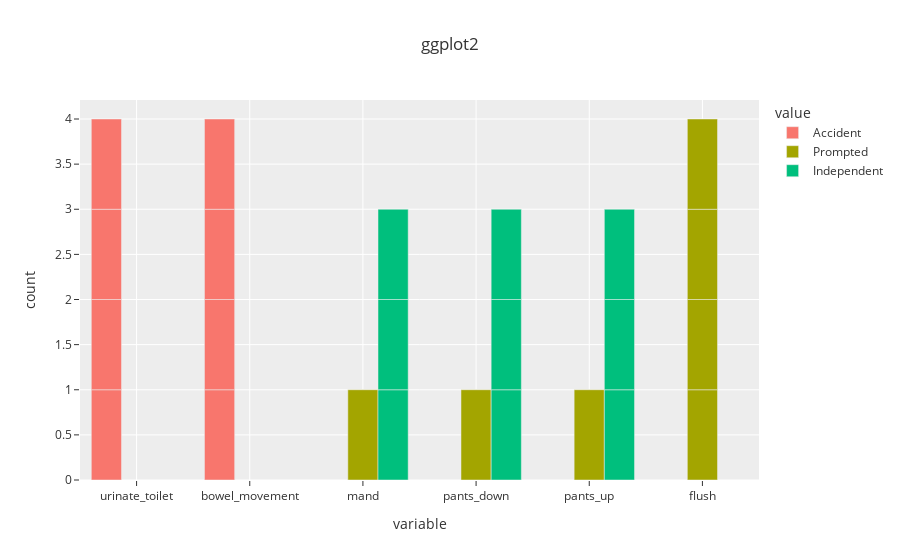
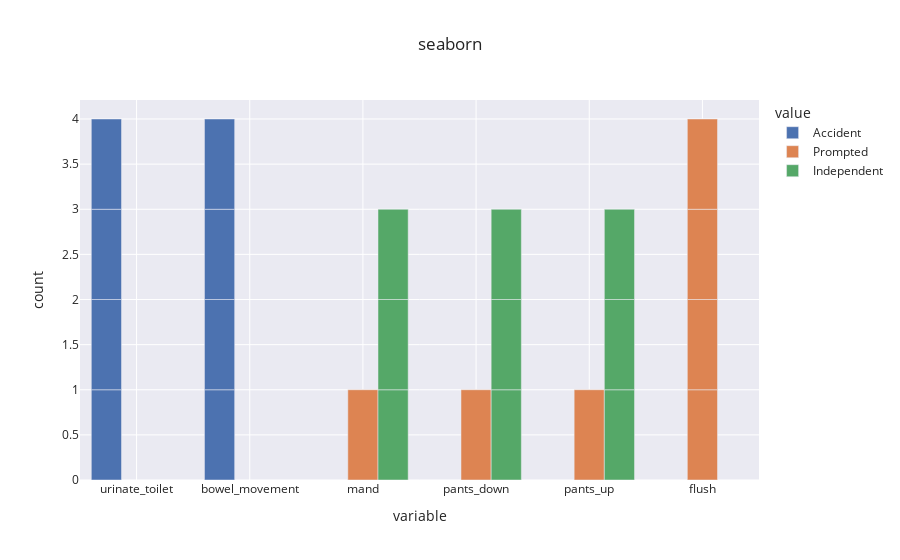
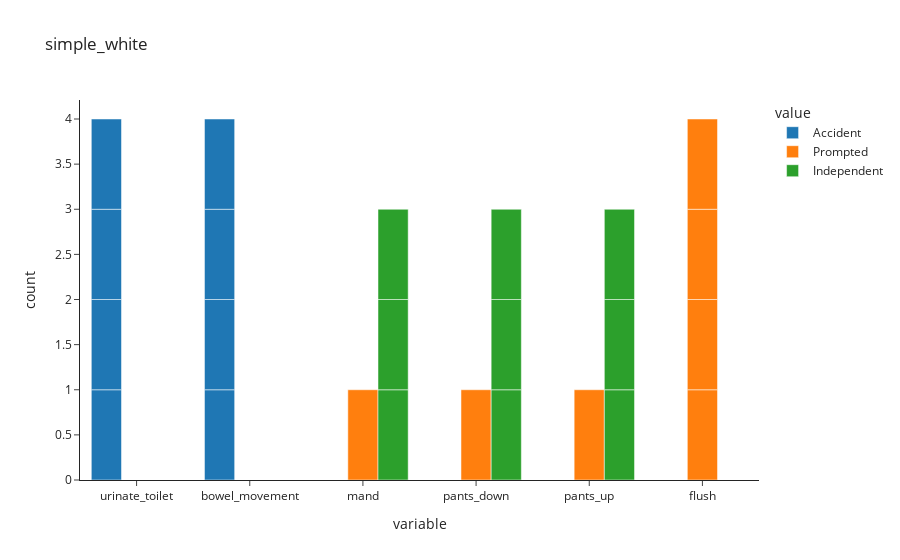
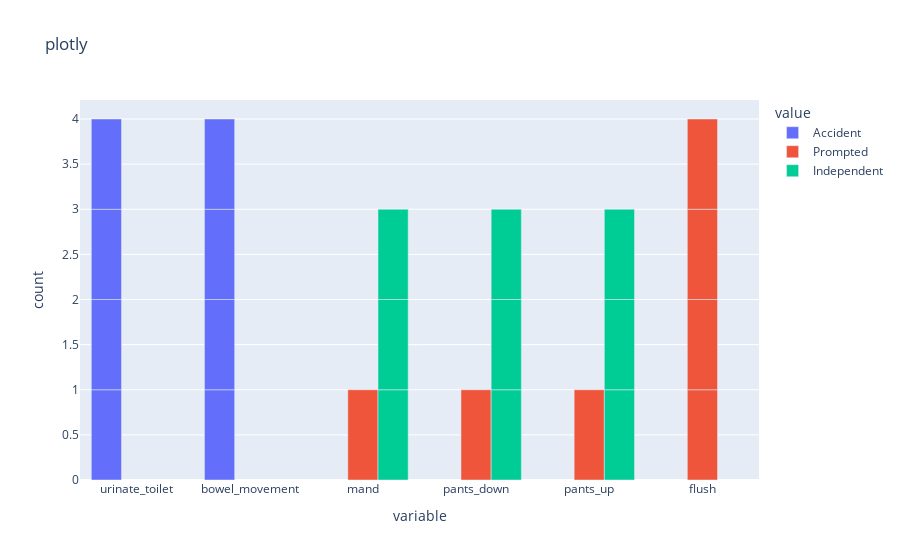

The cell these charts' notebook holds for them, in order:
### Code cell
for template in ['ggplot2', 'seaborn', 'simple_white', 'plotly',
                 'plotly_white', 'plotly_dark', 'presentation', 'xgridoff',
                 'ygridoff', 'gridon', 'none']:
    fig = px.bar(df1[['urinate_toilet', 'bowel_movement', 'mand', 'pants_down', 'pants_up', 'flush']].melt(), x='variable', color='value', barmode='group', template=template, title=template)
    fig.show()

### Figure 1 — Plotly figure (JSON) as saved in the notebook; plotly's stock layout.template omitted (floating-point values rounded to 4 significant figures)
{"data": [{"alignmentgroup": "True", "hovertemplate": "value=Accident<br>variable=%{x}<br>count=%{y}<extra></extra>", "legendgroup": "Accident", "marker": {"color": "#F8766D", "pattern": {"shape": ""}}, "name": "Accident", "offsetgroup": "Accident", "orientation": "v", "showlegend": true, "textposition": "auto", "type": "bar", "x": ["urinate_toilet", "urinate_toilet", "urinate_toilet", "urinate_toilet", "bowel_movement", "bowel_movement", "bowel_movement", "bowel_movement"], "xaxis": "x", "y": [1, 1, 1, 1, 1, 1, 1, 1], "yaxis": "y"}, {"alignmentgroup": "True", "hovertemplate": "value=Prompted<br>variable=%{x}<br>count=%{y}<extra></extra>", "legendgroup": "Prompted", "marker": {"color": "#A3A500", "pattern": {"shape": ""}}, "name": "Prompted", "offsetgroup": "Prompted", "orientation": "v", "showlegend": true, "textposition": "auto", "type": "bar", "x": ["mand", "pants_down", "pants_up", "flush", "flush", "flush", "flush"], "xaxis": "x", "y": [1, 1, 1, 1, 1, 1, 1], "yaxis": "y"}, {"alignmentgroup": "True", "hovertemplate": "value=Independent<br>variable=%{x}<br>count=%{y}<extra></extra>", "legendgroup": "Independent", "marker": {"color": "#00BF7D", "pattern": {"shape": ""}}, "name": "Independent", "offsetgroup": "Independent", "orientation": "v", "showlegend": true, "textposition": "auto", "type": "bar", "x": ["mand", "mand", "mand", "pants_down", "pants_down", "pants_down", "pants_up", "pants_up", "pants_up"], "xaxis": "x", "y": [1, 1, 1, 1, 1, 1, 1, 1, 1], "yaxis": "y"}], "layout": {"barmode": "group", "legend": {"title": {"text": "value"}, "tracegroupgap": 0}, "title": {"text": "ggplot2"}, "xaxis": {"anchor": "y", "domain": [0, 1], "title": {"text": "variable"}}, "yaxis": {"anchor": "x", "domain": [0, 1], "title": {"text": "count"}}}}

### Figure 2 — Plotly figure (JSON) as saved in the notebook; plotly's stock layout.template omitted (floating-point values rounded to 4 significant figures)
{"data": [{"alignmentgroup": "True", "hovertemplate": "value=Accident<br>variable=%{x}<br>count=%{y}<extra></extra>", "legendgroup": "Accident", "marker": {"color": "rgb(76,114,176)", "pattern": {"shape": ""}}, "name": "Accident", "offsetgroup": "Accident", "orientation": "v", "showlegend": true, "textposition": "auto", "type": "bar", "x": ["urinate_toilet", "urinate_toilet", "urinate_toilet", "urinate_toilet", "bowel_movement", "bowel_movement", "bowel_movement", "bowel_movement"], "xaxis": "x", "y": [1, 1, 1, 1, 1, 1, 1, 1], "yaxis": "y"}, {"alignmentgroup": "True", "hovertemplate": "value=Prompted<br>variable=%{x}<br>count=%{y}<extra></extra>", "legendgroup": "Prompted", "marker": {"color": "rgb(221,132,82)", "pattern": {"shape": ""}}, "name": "Prompted", "offsetgroup": "Prompted", "orientation": "v", "showlegend": true, "textposition": "auto", "type": "bar", "x": ["mand", "pants_down", "pants_up", "flush", "flush", "flush", "flush"], "xaxis": "x", "y": [1, 1, 1, 1, 1, 1, 1], "yaxis": "y"}, {"alignmentgroup": "True", "hovertemplate": "value=Independent<br>variable=%{x}<br>count=%{y}<extra></extra>", "legendgroup": "Independent", "marker": {"color": "rgb(85,168,104)", "pattern": {"shape": ""}}, "name": "Independent", "offsetgroup": "Independent", "orientation": "v", "showlegend": true, "textposition": "auto", "type": "bar", "x": ["mand", "mand", "mand", "pants_down", "pants_down", "pants_down", "pants_up", "pants_up", "pants_up"], "xaxis": "x", "y": [1, 1, 1, 1, 1, 1, 1, 1, 1], "yaxis": "y"}], "layout": {"barmode": "group", "legend": {"title": {"text": "value"}, "tracegroupgap": 0}, "title": {"text": "seaborn"}, "xaxis": {"anchor": "y", "domain": [0, 1], "title": {"text": "variable"}}, "yaxis": {"anchor": "x", "domain": [0, 1], "title": {"text": "count"}}}}

### Figure 3 — Plotly figure (JSON) as saved in the notebook; plotly's stock layout.template omitted (floating-point values rounded to 4 significant figures)
{"data": [{"alignmentgroup": "True", "hovertemplate": "value=Accident<br>variable=%{x}<br>count=%{y}<extra></extra>", "legendgroup": "Accident", "marker": {"color": "#1F77B4", "pattern": {"shape": ""}}, "name": "Accident", "offsetgroup": "Accident", "orientation": "v", "showlegend": true, "textposition": "auto", "type": "bar", "x": ["urinate_toilet", "urinate_toilet", "urinate_toilet", "urinate_toilet", "bowel_movement", "bowel_movement", "bowel_movement", "bowel_movement"], "xaxis": "x", "y": [1, 1, 1, 1, 1, 1, 1, 1], "yaxis": "y"}, {"alignmentgroup": "True", "hovertemplate": "value=Prompted<br>variable=%{x}<br>count=%{y}<extra></extra>", "legendgroup": "Prompted", "marker": {"color": "#FF7F0E", "pattern": {"shape": ""}}, "name": "Prompted", "offsetgroup": "Prompted", "orientation": "v", "showlegend": true, "textposition": "auto", "type": "bar", "x": ["mand", "pants_down", "pants_up", "flush", "flush", "flush", "flush"], "xaxis": "x", "y": [1, 1, 1, 1, 1, 1, 1], "yaxis": "y"}, {"alignmentgroup": "True", "hovertemplate": "value=Independent<br>variable=%{x}<br>count=%{y}<extra></extra>", "legendgroup": "Independent", "marker": {"color": "#2CA02C", "pattern": {"shape": ""}}, "name": "Independent", "offsetgroup": "Independent", "orientation": "v", "showlegend": true, "textposition": "auto", "type": "bar", "x": ["mand", "mand", "mand", "pants_down", "pants_down", "pants_down", "pants_up", "pants_up", "pants_up"], "xaxis": "x", "y": [1, 1, 1, 1, 1, 1, 1, 1, 1], "yaxis": "y"}], "layout": {"barmode": "group", "legend": {"title": {"text": "value"}, "tracegroupgap": 0}, "title": {"text": "simple_white"}, "xaxis": {"anchor": "y", "domain": [0, 1], "title": {"text": "variable"}}, "yaxis": {"anchor": "x", "domain": [0, 1], "title": {"text": "count"}}}}

### Figure 4 — Plotly figure (JSON) as saved in the notebook; plotly's stock layout.template omitted (floating-point values rounded to 4 significant figures)
{"data": [{"alignmentgroup": "True", "hovertemplate": "value=Accident<br>variable=%{x}<br>count=%{y}<extra></extra>", "legendgroup": "Accident", "marker": {"color": "#636efa", "pattern": {"shape": ""}}, "name": "Accident", "offsetgroup": "Accident", "orientation": "v", "showlegend": true, "textposition": "auto", "type": "bar", "x": ["urinate_toilet", "urinate_toilet", "urinate_toilet", "urinate_toilet", "bowel_movement", "bowel_movement", "bowel_movement", "bowel_movement"], "xaxis": "x", "y": [1, 1, 1, 1, 1, 1, 1, 1], "yaxis": "y"}, {"alignmentgroup": "True", "hovertemplate": "value=Prompted<br>variable=%{x}<br>count=%{y}<extra></extra>", "legendgroup": "Prompted", "marker": {"color": "#EF553B", "pattern": {"shape": ""}}, "name": "Prompted", "offsetgroup": "Prompted", "orientation": "v", "showlegend": true, "textposition": "auto", "type": "bar", "x": ["mand", "pants_down", "pants_up", "flush", "flush", "flush", "flush"], "xaxis": "x", "y": [1, 1, 1, 1, 1, 1, 1], "yaxis": "y"}, {"alignmentgroup": "True", "hovertemplate": "value=Independent<br>variable=%{x}<br>count=%{y}<extra></extra>", "legendgroup": "Independent", "marker": {"color": "#00cc96", "pattern": {"shape": ""}}, "name": "Independent", "offsetgroup": "Independent", "orientation": "v", "showlegend": true, "textposition": "auto", "type": "bar", "x": ["mand", "mand", "mand", "pants_down", "pants_down", "pants_down", "pants_up", "pants_up", "pants_up"], "xaxis": "x", "y": [1, 1, 1, 1, 1, 1, 1, 1, 1], "yaxis": "y"}], "layout": {"barmode": "group", "legend": {"title": {"text": "value"}, "tracegroupgap": 0}, "title": {"text": "plotly"}, "xaxis": {"anchor": "y", "domain": [0, 1], "title": {"text": "variable"}}, "yaxis": {"anchor": "x", "domain": [0, 1], "title": {"text": "count"}}}}
